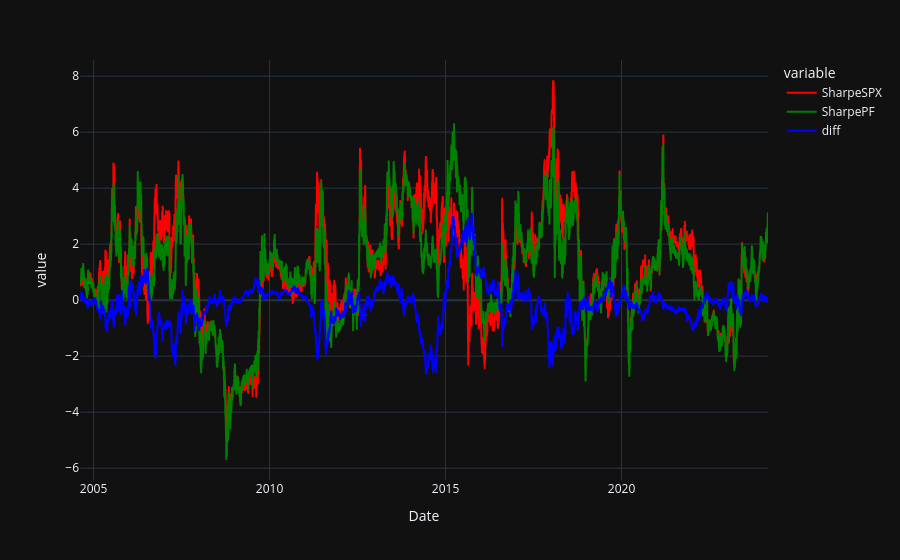

The notebook cell this image was saved under:
### Code cell
dailyvolSPX=rollingSPX.rolling(252).apply(np.std, raw=True)
dailyvolPF=rolling_1y.rolling(252).apply(np.std, raw=True)
annualizedvolSPX=dailyvolSPX
annualizedvolPF=dailyvolPF

check=np.full(annualizedvolSPX.shape[0],0.02)

sharpePF=((rolling_1y-check)/annualizedvolPF).dropna()
sharpeSPX=((rollingSPX-check)/annualizedvolSPX).dropna()
diffsharpe=sharpePF-sharpeSPX
quickdf=pd.DataFrame({"Date":final["Date"].iloc[503::],"SharpeSPX":sharpeSPX,"SharpePF":sharpePF,"diff":diffsharpe})
plt.figure()
fig=px.line(quickdf,x="Date",y=["SharpeSPX","SharpePF","diff"],color_discrete_map={"SharpeSPX":"red","SharpePF":"green","diff": "blue"})
fig.show()
print(sharpePF.mean())
print(sharpeSPX.mean())
print(diffsharpe.mean())

### Figure 1 — Plotly figure (JSON) as saved in the notebook; plotly's stock layout.template omitted (floating-point values rounded to 4 significant figures; data arrays with more than 128 entries replaced by an {"elided": "..."} marker saying what was removed)
{"data": [{"hovertemplate": "variable=SharpeSPX<br>Date=%{x}<br>value=%{y}<extra></extra>", "legendgroup": "SharpeSPX", "line": {"color": "red", "dash": "solid"}, "marker": {"symbol": "circle"}, "mode": "lines", "name": "SharpeSPX", "showlegend": true, "x": {"elided": "5100 str values"}, "xaxis": "x", "y": {"elided": "5100 float values"}, "yaxis": "y", "type": "scattergl"}, {"hovertemplate": "variable=SharpePF<br>Date=%{x}<br>value=%{y}<extra></extra>", "legendgroup": "SharpePF", "line": {"color": "green", "dash": "solid"}, "marker": {"symbol": "circle"}, "mode": "lines", "name": "SharpePF", "showlegend": true, "x": {"elided": "5100 str values"}, "xaxis": "x", "y": {"elided": "5100 float values"}, "yaxis": "y", "type": "scattergl"}, {"hovertemplate": "variable=diff<br>Date=%{x}<br>value=%{y}<extra></extra>", "legendgroup": "diff", "line": {"color": "blue", "dash": "solid"}, "marker": {"symbol": "circle"}, "mode": "lines", "name": "diff", "showlegend": true, "x": {"elided": "5100 str values"}, "xaxis": "x", "y": {"elided": "5100 float values"}, "yaxis": "y", "type": "scattergl"}], "layout": {"xaxis": {"anchor": "y", "domain": [0.0, 1.0], "title": {"text": "Date"}}, "yaxis": {"anchor": "x", "domain": [0.0, 1.0], "title": {"text": "value"}}, "legend": {"title": {"text": "variable"}, "tracegroupgap": 0}, "margin": {"t": 60}}}
